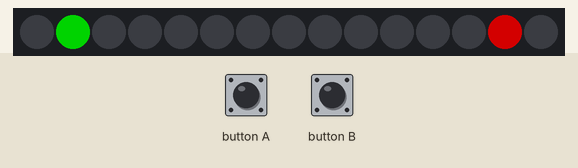
Recording of a program running on a simulated BBC micro:bit (MakeCode). On the bench: 15 RGB LEDs in strip order, left to right. The inputs (shaded band) are chosen by the test bench. Dim RGB values are drawn brighter than linear.

Above: at 6.2 s.
6.3 s: button A pressed for 0.15 s
At 7.9 s:
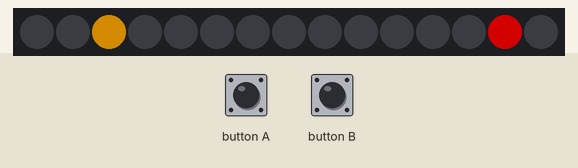
At 11.4 s:
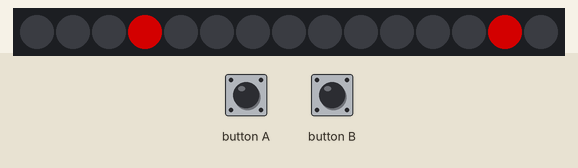
Timing chart, 0 to 12.9 s (numbered marks = the images above; inputs shaded):
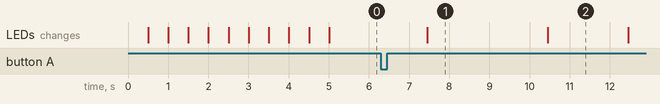

Measured:
- after the input at 6.3 s, the LEDs: change after 1.2 s (image 1)
- what the display in image 1 shows lasts 3.0 s, from 7.5 s to 10.5 s

The program:

main.ts
```typescript
input.onButtonPressed(Button.A, function () {
    appel_pieton += 1
})
input.onButtonPressed(Button.B, function () {
    appel_pieton += 1
})
let strip = neopixel.create(DigitalPin.P0, 15, NeoPixelMode.RGB)
strip.setPixelColor(13, neopixel.colors(NeoPixelColors.Red))
for (let index = 0; index < 5; index++) {
    strip.setPixelColor(2, neopixel.colors(NeoPixelColors.Orange))
    strip.show()
    basic.pause(500)
    strip.setPixelColor(2, neopixel.colors(NeoPixelColors.Black))
    strip.show()
    basic.pause(500)
    strip.show()
}
strip.setPixelColor(1, neopixel.colors(NeoPixelColors.Green))
strip.show()
let appel_pieton = 0
basic.forever(function () {
    if (appel_pieton == 1) {
        basic.pause(1000)
        strip.setPixelColor(2, neopixel.colors(NeoPixelColors.Orange))
        strip.setPixelColor(1, neopixel.colors(NeoPixelColors.Black))
        strip.show()
        basic.pause(3000)
        strip.setPixelColor(3, neopixel.colors(NeoPixelColors.Red))
        strip.setPixelColor(2, neopixel.colors(NeoPixelColors.Black))
        strip.show()
        basic.pause(2000)
        strip.setPixelColor(12, neopixel.colors(NeoPixelColors.Green))
        strip.setPixelColor(13, neopixel.colors(NeoPixelColors.Black))
        strip.show()
        basic.pause(8000)
        for (let index = 0; index < 4; index++) {
            strip.setPixelColor(12, neopixel.colors(NeoPixelColors.Black))
            strip.show()
            basic.pause(500)
            strip.setPixelColor(12, neopixel.colors(NeoPixelColors.Green))
            strip.show()
            basic.pause(500)
        }
        strip.setPixelColor(13, neopixel.colors(NeoPixelColors.Red))
        strip.setPixelColor(12, neopixel.colors(NeoPixelColors.Black))
        strip.show()
        basic.pause(1000)
        strip.setPixelColor(1, neopixel.colors(NeoPixelColors.Green))
        strip.setPixelColor(3, neopixel.colors(NeoPixelColors.Black))
        strip.show()
        appel_pieton = 0
    }
})
```

test.ts
```typescript
// les tests vont ici ; cela ne sera pas compilé si ce paquet est utilisé en tant qu'extension.
```
